Frame 1 (no input): blank canvas, image omitted
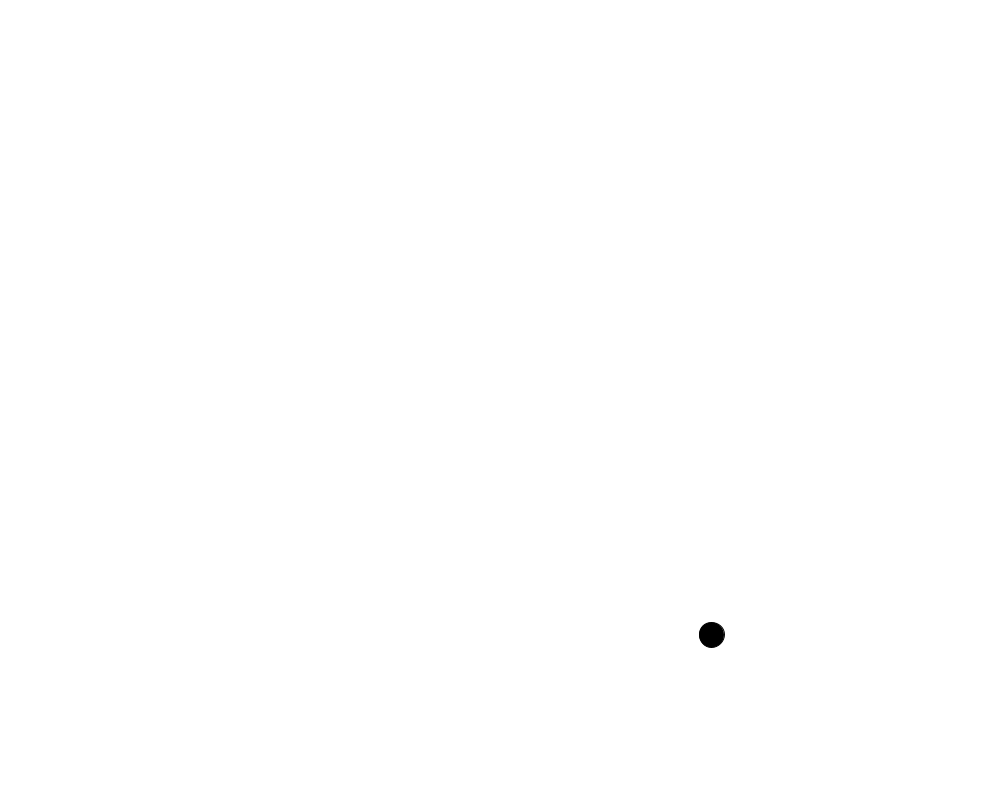
Frame 60 (the mouse pressed at the canvas centre just before this capture)
Frame 120 (the mouse held since frame 60 and released just before this capture): blank canvas, image omitted

The Processing sketch that drew this single still picture (run headless with seeded random() and noise(); from frame 60 on, the mouse is pressed at the canvas centre):

// Processing sketch: Use_vectors_to_simulate_simple_velocities_and_accelerations
// ── Use_vectors_to_simulate_simple_velocities_and_accelerations.pde
WalkerBall baller;
void setup()
{
  size(1000,800);
  baller = new WalkerBall(2,3,0.05,0.03);
}

void draw()
{
  baller.Update();
  baller.display();
  baller.CheckEdge();
}
/*
void keyPressed()
{
  if(key==CODED)
  {
    if(keyCode==UP)
  {
    baller.acceleration.x = 0.05;
    baller.acceleration.y = 0.03;
  }
  
  if(keyCode==DOWN)
  {
    baller.acceleration.x = -0.05;
    baller.acceleration.y = -0.03;
  }
  }
  
}*/
// ── WalkerBall.pde
class WalkerBall
{
  PVector location;
  PVector velocity;
  PVector acceleration;
  WalkerBall(float _xspeed,float _yspeed,float _x,float _y)
  {
    location = new PVector(width/2,height/2);
    velocity = new PVector(_xspeed,_yspeed);
    acceleration = new PVector(_x,_y);
  }
  
  void CheckEdge()
  {
    if(location.x<0)
    {
      location.x = width;
    }else if(location.x>width)
    {
      location.x = 0;
    }
    //check the width Edge
    
    if(location.y>height)
    {
      location.y = 0;
    }else if(location.y<0)
    {
      location.y =height;
    }
    //check the height Edge
    
  }
  
  void Update()
  {
    velocity.add(acceleration);
    velocity.limit(10);
    location.add(velocity);
  }
  
  void display()
  {
    background(255);
    fill(0);
    ellipse(location.x,location.y,25,25);
  }
  
}
